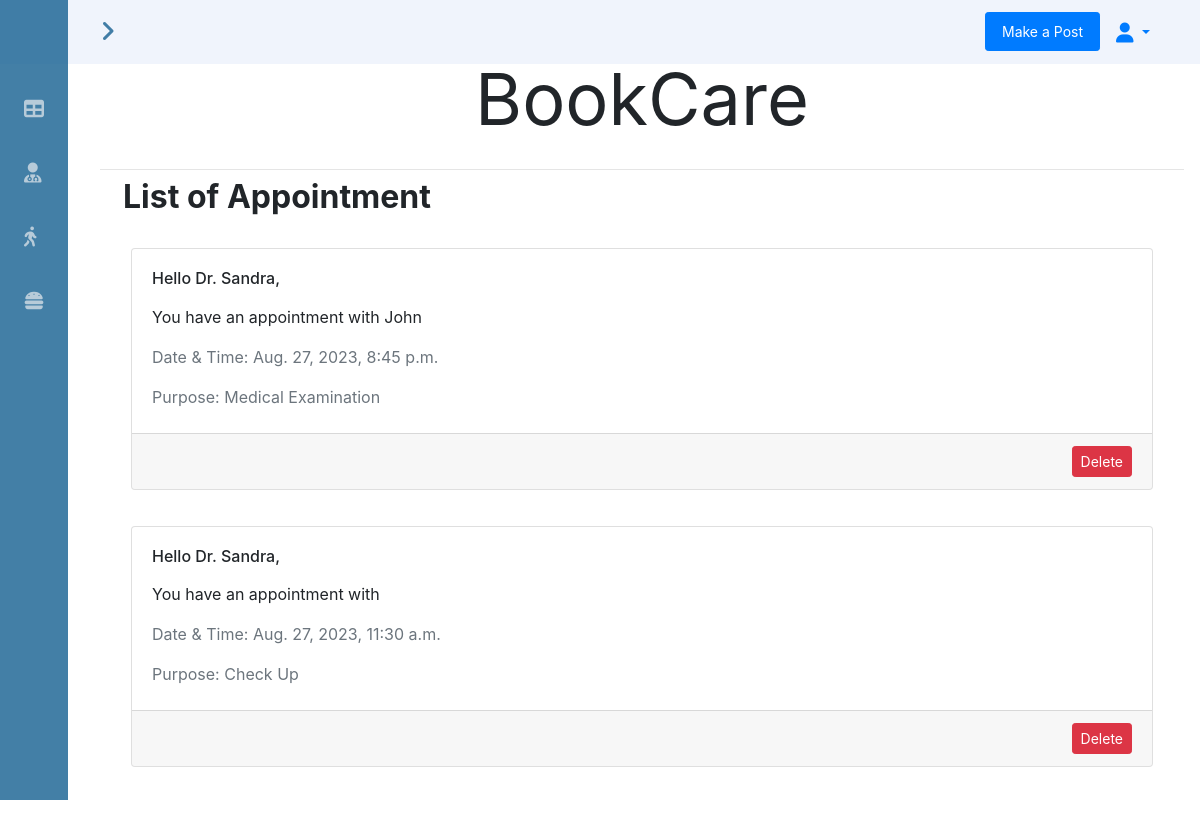
Page /appointment (signed in) on the committed database.
### bookcare/models.py (models this page shows)
class Appointment(models.Model):
    CATEGORY = [
        ("Medical Examination", "Medical Examination"),
        ("Doctor Check", "Doctor Check"),
        ("Check Up", "Check-Up"),
        ("Result Analysis", "Result Analysis")
    ]
    client = models.ForeignKey('CustomUser', on_delete=models.CASCADE, related_name='client')
    doctor = models.ForeignKey('CustomUser', on_delete=models.CASCADE, related_name='doctor')
    category = models.CharField(choices=CATEGORY, max_length=30)
    appointment_date = models.DateTimeField(default=timezone.now())

class CustomUser(AbstractUser):
    about = models.TextField("About", max_length=10000, blank=True)
    is_doctor = models.BooleanField(default=False)
    image = models.URLField(blank=True, null=True, max_length=500)

### bookcare/views.py (the view)
# urls.py: path("appointment", views.appointments, name="appointment"),
def appointments(request):
    user_appointments = Appointment.objects.filter(Q(doctor=request.user) | Q(client=request.user)).order_by('-appointment_date')
    user_appointments_paginated = paginate_page(request, user_appointments)
    return render(request, "bookcare/appointments.html", {
        "all_appointments": user_appointments_paginated,
    })

### bookcare/views.py (called while the page is built)
def paginate_page(request, pages):
    paginator = Paginator(pages, 10)
    page_number = request.GET.get('page')
    page_paginated = paginator.get_page(page_number)
    return page_paginated

### bookcare/templates/bookcare/appointments.html (shortened to what this page needs)
{% extends "bookcare/layout.html" %}
{% block body %}
    <div class="pb-2 my-2">
        <h2 class="d-inline p-2"><strong>List of Appointment</strong></h2>
    </div>
    {% for appointment in all_appointments %}
        <div class="border-0 border-muted rounded p-3 mb-1">
            <div class="card">
                <div class="card-body">
                    {% if user == appointment.client %}
                        <h6 class="mb-3">Hello {{appointment.client.first_name}},</h6>
                        <p>You have an appointment with Dr. {{appointment.doctor.first_name}} </p>
                    {% else %}
                        <h6 class="mb-3">Hello Dr. {{appointment.doctor.first_name}},</h6>
                        <p>You have an appointment with {{appointment.client.first_name}} </p>
                    {% endif %}
                    <div class="text-muted">
                        <p>Date & Time: {{appointment.appointment_date}}</p>
                        <p class="mb-1">Purpose: {{appointment.category}}</p>
                    </div>
                </div>
                <div class="card-footer text-muted">
                    <form action="{% url 'appointment' appointment.id %}" method="POST">
                        <input type="submit" class="btn btn-danger btn-sm float-right" name="delete" value="Delete">
                    </form>
                </div>
            </div>
        </div>
    {% empty %}
        <div>No list available</div>
    {% endfor %}
{% endblock %}

### bookcare/static/bookcare/styles.css (style rules this page uses)
:root { --first-blue: rgba(21, 95, 144, 0.8); --first-blue-light: rgba(92, 143, 174, 0.8); --white-color: #f0f4fc; }
body { padding: 10px; }

### bookcare/static/bookcare/sidebar.css (style rules this page uses)
:root { --header-height: 3rem; --nav-width: 68px; --primary-color: rgba(21, 95, 144, 0.8); --first-color-light: rgba(212, 223, 230, 0.8); --white-color: #f0f4fc; --white-color-light: #f6f8fbd0; --body-font: 'Nunito', sans-serif; --normal-font-size: 1rem; --z-fixed: 100 }
body { position: relative; margin: var(--header-height) 0 0 0; padding: 0 1rem; font-family: var(--body-font); font-size: var(--normal-font-size); transition: .5s; background: var(--white-color-light); }
@media screen and (min-width: 768px) { body { margin: calc(var(--header-height) + 1rem) 0 0 0; padding-left: calc(var(--nav-width) + 2rem) } }

### rows in the picture
Appointment: doctor.first_name "Sandra", client.first_name "John", appointment_date "Aug. 27, 2023, 8:45 p.m.", category "Medical Examination"
Appointment: doctor.first_name "Sandra", appointment_date "Aug. 27, 2023, 11:30 a.m.", category "Check Up"
